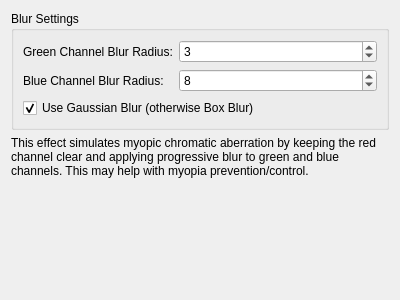
<?xml version="1.0" encoding="UTF-8"?>
<ui version="4.0">
 <class>WayMCAConfig</class>
 <widget class="QWidget" name="WayMCAConfig">
  <property name="geometry">
   <rect>
    <x>0</x>
    <y>0</y>
    <width>400</width>
    <height>300</height>
   </rect>
  </property>
  <property name="windowTitle">
   <string>WayMCA Effect Configuration</string>
  </property>
  <layout class="QVBoxLayout" name="verticalLayout">
   <item>
    <widget class="QGroupBox" name="blurSettingsGroup">
     <property name="title">
      <string>Blur Settings</string>
     </property>
     <layout class="QFormLayout" name="formLayout">
      <item row="0" column="0">
       <widget class="QLabel" name="greenBlurLabel">
        <property name="text">
         <string>Green Channel Blur Radius:</string>
        </property>
       </widget>
      </item>
      <item row="0" column="1">
       <widget class="QSpinBox" name="kcfg_GreenBlurRadius">
        <property name="minimum">
         <number>0</number>
        </property>
        <property name="maximum">
         <number>20</number>
        </property>
        <property name="value">
         <number>3</number>
        </property>
       </widget>
      </item>
      <item row="1" column="0">
       <widget class="QLabel" name="blueBlurLabel">
        <property name="text">
         <string>Blue Channel Blur Radius:</string>
        </property>
       </widget>
      </item>
      <item row="1" column="1">
       <widget class="QSpinBox" name="kcfg_BlueBlurRadius">
        <property name="minimum">
         <number>0</number>
        </property>
        <property name="maximum">
         <number>20</number>
        </property>
        <property name="value">
         <number>8</number>
        </property>
       </widget>
      </item>
      <item row="2" column="0" colspan="2">
       <widget class="QCheckBox" name="kcfg_UseGaussianBlur">
        <property name="text">
         <string>Use Gaussian Blur (otherwise Box Blur)</string>
        </property>
        <property name="checked">
         <bool>true</bool>
        </property>
       </widget>
      </item>
     </layout>
    </widget>
   </item>
   <item>
    <widget class="QLabel" name="descriptionLabel">
     <property name="text">
      <string>This effect simulates myopic chromatic aberration by keeping the red channel clear and applying progressive blur to green and blue channels. This may help with myopia prevention/control.</string>
     </property>
     <property name="wordWrap">
      <bool>true</bool>
     </property>
    </widget>
   </item>
   <item>
    <spacer name="verticalSpacer">
     <property name="orientation">
      <enum>Qt::Vertical</enum>
     </property>
     <property name="sizeHint" stdset="0">
      <size>
       <width>20</width>
       <height>40</height>
      </size>
     </property>
    </spacer>
   </item>
  </layout>
 </widget>
 <resources/>
 <connections/>
</ui>
